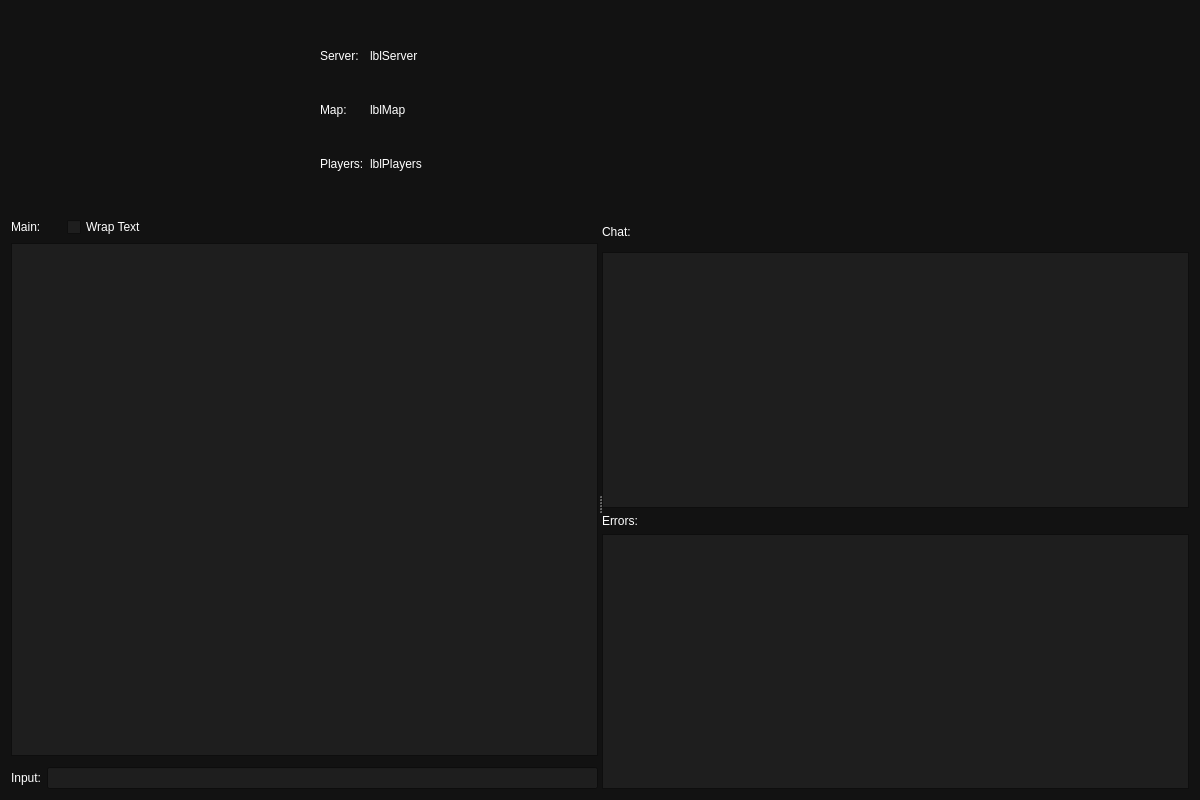
<?xml version="1.0" encoding="UTF-8"?>
<ui version="4.0">
 <class>ServerConsoleDialog</class>
 <widget class="QDialog" name="ServerConsoleDialog">
  <property name="geometry">
   <rect>
    <x>0</x>
    <y>0</y>
    <width>1200</width>
    <height>800</height>
   </rect>
  </property>
  <property name="palette">
   <palette>
    <active>
     <colorrole role="WindowText">
      <brush brushstyle="SolidPattern">
       <color alpha="255">
        <red>255</red>
        <green>255</green>
        <blue>255</blue>
       </color>
      </brush>
     </colorrole>
     <colorrole role="Button">
      <brush brushstyle="SolidPattern">
       <color alpha="255">
        <red>207</red>
        <green>106</green>
        <blue>50</blue>
       </color>
      </brush>
     </colorrole>
     <colorrole role="Dark">
      <brush brushstyle="SolidPattern">
       <color alpha="255">
        <red>92</red>
        <green>92</green>
        <blue>92</blue>
       </color>
      </brush>
     </colorrole>
     <colorrole role="Mid">
      <brush brushstyle="SolidPattern">
       <color alpha="255">
        <red>127</red>
        <green>127</green>
        <blue>127</blue>
       </color>
      </brush>
     </colorrole>
     <colorrole role="Text">
      <brush brushstyle="SolidPattern">
       <color alpha="255">
        <red>255</red>
        <green>255</green>
        <blue>255</blue>
       </color>
      </brush>
     </colorrole>
     <colorrole role="ButtonText">
      <brush brushstyle="SolidPattern">
       <color alpha="255">
        <red>255</red>
        <green>255</green>
        <blue>255</blue>
       </color>
      </brush>
     </colorrole>
     <colorrole role="Base">
      <brush brushstyle="SolidPattern">
       <color alpha="255">
        <red>30</red>
        <green>30</green>
        <blue>30</blue>
       </color>
      </brush>
     </colorrole>
     <colorrole role="Window">
      <brush brushstyle="SolidPattern">
       <color alpha="255">
        <red>18</red>
        <green>18</green>
        <blue>18</blue>
       </color>
      </brush>
     </colorrole>
     <colorrole role="Highlight">
      <brush brushstyle="SolidPattern">
       <color alpha="255">
        <red>207</red>
        <green>106</green>
        <blue>50</blue>
       </color>
      </brush>
     </colorrole>
     <colorrole role="LinkVisited">
      <brush brushstyle="SolidPattern">
       <color alpha="255">
        <red>255</red>
        <green>158</green>
        <blue>105</blue>
       </color>
      </brush>
     </colorrole>
     <colorrole role="AlternateBase">
      <brush brushstyle="SolidPattern">
       <color alpha="255">
        <red>45</red>
        <green>45</green>
        <blue>45</blue>
       </color>
      </brush>
     </colorrole>
     <colorrole role="ToolTipBase">
      <brush brushstyle="SolidPattern">
       <color alpha="255">
        <red>97</red>
        <green>97</green>
        <blue>97</blue>
       </color>
      </brush>
     </colorrole>
    </active>
    <inactive>
     <colorrole role="WindowText">
      <brush brushstyle="SolidPattern">
       <color alpha="255">
        <red>255</red>
        <green>255</green>
        <blue>255</blue>
       </color>
      </brush>
     </colorrole>
     <colorrole role="Button">
      <brush brushstyle="SolidPattern">
       <color alpha="255">
        <red>207</red>
        <green>106</green>
        <blue>50</blue>
       </color>
      </brush>
     </colorrole>
     <colorrole role="Dark">
      <brush brushstyle="SolidPattern">
       <color alpha="255">
        <red>92</red>
        <green>92</green>
        <blue>92</blue>
       </color>
      </brush>
     </colorrole>
     <colorrole role="Mid">
      <brush brushstyle="SolidPattern">
       <color alpha="255">
        <red>127</red>
        <green>127</green>
        <blue>127</blue>
       </color>
      </brush>
     </colorrole>
     <colorrole role="Text">
      <brush brushstyle="SolidPattern">
       <color alpha="255">
        <red>255</red>
        <green>255</green>
        <blue>255</blue>
       </color>
      </brush>
     </colorrole>
     <colorrole role="ButtonText">
      <brush brushstyle="SolidPattern">
       <color alpha="255">
        <red>255</red>
        <green>255</green>
        <blue>255</blue>
       </color>
      </brush>
     </colorrole>
     <colorrole role="Base">
      <brush brushstyle="SolidPattern">
       <color alpha="255">
        <red>30</red>
        <green>30</green>
        <blue>30</blue>
       </color>
      </brush>
     </colorrole>
     <colorrole role="Window">
      <brush brushstyle="SolidPattern">
       <color alpha="255">
        <red>18</red>
        <green>18</green>
        <blue>18</blue>
       </color>
      </brush>
     </colorrole>
     <colorrole role="Highlight">
      <brush brushstyle="SolidPattern">
       <color alpha="255">
        <red>207</red>
        <green>106</green>
        <blue>50</blue>
       </color>
      </brush>
     </colorrole>
     <colorrole role="LinkVisited">
      <brush brushstyle="SolidPattern">
       <color alpha="255">
        <red>255</red>
        <green>158</green>
        <blue>105</blue>
       </color>
      </brush>
     </colorrole>
     <colorrole role="AlternateBase">
      <brush brushstyle="SolidPattern">
       <color alpha="255">
        <red>45</red>
        <green>45</green>
        <blue>45</blue>
       </color>
      </brush>
     </colorrole>
     <colorrole role="ToolTipBase">
      <brush brushstyle="SolidPattern">
       <color alpha="255">
        <red>97</red>
        <green>97</green>
        <blue>97</blue>
       </color>
      </brush>
     </colorrole>
    </inactive>
    <disabled>
     <colorrole role="WindowText">
      <brush brushstyle="SolidPattern">
       <color alpha="255">
        <red>92</red>
        <green>92</green>
        <blue>92</blue>
       </color>
      </brush>
     </colorrole>
     <colorrole role="Button">
      <brush brushstyle="SolidPattern">
       <color alpha="255">
        <red>207</red>
        <green>106</green>
        <blue>50</blue>
       </color>
      </brush>
     </colorrole>
     <colorrole role="Dark">
      <brush brushstyle="SolidPattern">
       <color alpha="255">
        <red>92</red>
        <green>92</green>
        <blue>92</blue>
       </color>
      </brush>
     </colorrole>
     <colorrole role="Mid">
      <brush brushstyle="SolidPattern">
       <color alpha="255">
        <red>127</red>
        <green>127</green>
        <blue>127</blue>
       </color>
      </brush>
     </colorrole>
     <colorrole role="Text">
      <brush brushstyle="SolidPattern">
       <color alpha="255">
        <red>92</red>
        <green>92</green>
        <blue>92</blue>
       </color>
      </brush>
     </colorrole>
     <colorrole role="ButtonText">
      <brush brushstyle="SolidPattern">
       <color alpha="255">
        <red>92</red>
        <green>92</green>
        <blue>92</blue>
       </color>
      </brush>
     </colorrole>
     <colorrole role="Base">
      <brush brushstyle="SolidPattern">
       <color alpha="255">
        <red>18</red>
        <green>18</green>
        <blue>18</blue>
       </color>
      </brush>
     </colorrole>
     <colorrole role="Window">
      <brush brushstyle="SolidPattern">
       <color alpha="255">
        <red>18</red>
        <green>18</green>
        <blue>18</blue>
       </color>
      </brush>
     </colorrole>
     <colorrole role="LinkVisited">
      <brush brushstyle="SolidPattern">
       <color alpha="255">
        <red>255</red>
        <green>158</green>
        <blue>105</blue>
       </color>
      </brush>
     </colorrole>
     <colorrole role="AlternateBase">
      <brush brushstyle="SolidPattern">
       <color alpha="255">
        <red>45</red>
        <green>45</green>
        <blue>45</blue>
       </color>
      </brush>
     </colorrole>
     <colorrole role="ToolTipBase">
      <brush brushstyle="SolidPattern">
       <color alpha="255">
        <red>97</red>
        <green>97</green>
        <blue>97</blue>
       </color>
      </brush>
     </colorrole>
    </disabled>
   </palette>
  </property>
  <property name="windowTitle">
   <string>Dialog</string>
  </property>
  <layout class="QVBoxLayout" name="verticalLayout_3">
   <item>
    <widget class="QWidget" name="widget_3" native="true">
     <property name="maximumSize">
      <size>
       <width>16777215</width>
       <height>200</height>
      </size>
     </property>
     <layout class="QGridLayout" name="gridLayout">
      <item row="1" column="3">
       <spacer name="horizontalSpacer_2">
        <property name="orientation">
         <enum>Qt::Orientation::Horizontal</enum>
        </property>
        <property name="sizeHint" stdset="0">
         <size>
          <width>40</width>
          <height>20</height>
         </size>
        </property>
       </spacer>
      </item>
      <item row="0" column="1">
       <widget class="QLabel" name="label_3">
        <property name="maximumSize">
         <size>
          <width>70</width>
          <height>25</height>
         </size>
        </property>
        <property name="text">
         <string>Server:</string>
        </property>
       </widget>
      </item>
      <item row="1" column="0">
       <spacer name="horizontalSpacer">
        <property name="orientation">
         <enum>Qt::Orientation::Horizontal</enum>
        </property>
        <property name="sizeType">
         <enum>QSizePolicy::Policy::Fixed</enum>
        </property>
        <property name="sizeHint" stdset="0">
         <size>
          <width>300</width>
          <height>20</height>
         </size>
        </property>
       </spacer>
      </item>
      <item row="2" column="1">
       <widget class="QLabel" name="label_5">
        <property name="maximumSize">
         <size>
          <width>70</width>
          <height>25</height>
         </size>
        </property>
        <property name="text">
         <string>Players:</string>
        </property>
       </widget>
      </item>
      <item row="1" column="1">
       <widget class="QLabel" name="label_4">
        <property name="maximumSize">
         <size>
          <width>70</width>
          <height>25</height>
         </size>
        </property>
        <property name="text">
         <string>Map:</string>
        </property>
       </widget>
      </item>
      <item row="0" column="2">
       <widget class="QLabel" name="lblServer">
        <property name="text">
         <string>lblServer</string>
        </property>
       </widget>
      </item>
      <item row="1" column="2">
       <widget class="QLabel" name="lblMap">
        <property name="text">
         <string>lblMap</string>
        </property>
       </widget>
      </item>
      <item row="2" column="2">
       <widget class="QLabel" name="lblPlayers">
        <property name="text">
         <string>lblPlayers</string>
        </property>
       </widget>
      </item>
     </layout>
    </widget>
   </item>
   <item>
    <widget class="QSplitter" name="splitter">
     <property name="orientation">
      <enum>Qt::Orientation::Horizontal</enum>
     </property>
     <widget class="QWidget" name="widget" native="true">
      <layout class="QVBoxLayout" name="verticalLayout_2">
       <item>
        <layout class="QHBoxLayout" name="horizontalLayout_3">
         <property name="leftMargin">
          <number>0</number>
         </property>
         <property name="topMargin">
          <number>0</number>
         </property>
         <item>
          <widget class="QLabel" name="label_2">
           <property name="maximumSize">
            <size>
             <width>50</width>
             <height>16777215</height>
            </size>
           </property>
           <property name="text">
            <string>Main:</string>
           </property>
          </widget>
         </item>
         <item>
          <widget class="QCheckBox" name="checkBox">
           <property name="text">
            <string>Wrap Text</string>
           </property>
          </widget>
         </item>
        </layout>
       </item>
       <item>
        <widget class="QTextEdit" name="txtMainConsole">
         <property name="frameShape">
          <enum>QFrame::Shape::StyledPanel</enum>
         </property>
         <property name="lineWrapMode">
          <enum>QTextEdit::LineWrapMode::NoWrap</enum>
         </property>
         <property name="html">
          <string>&lt;!DOCTYPE HTML PUBLIC &quot;-//W3C//DTD HTML 4.0//EN&quot; &quot;http://www.w3.org/TR/REC-html40/strict.dtd&quot;&gt;
&lt;html&gt;&lt;head&gt;&lt;meta name=&quot;qrichtext&quot; content=&quot;1&quot; /&gt;&lt;meta charset=&quot;utf-8&quot; /&gt;&lt;style type=&quot;text/css&quot;&gt;
p, li { white-space: pre-wrap; }
hr { height: 1px; border-width: 0; }
li.unchecked::marker { content: &quot;\2610&quot;; }
li.checked::marker { content: &quot;\2612&quot;; }
&lt;/style&gt;&lt;/head&gt;&lt;body style=&quot; font-family:'Segoe UI'; font-size:9pt; font-weight:400; font-style:normal;&quot;&gt;
&lt;p style=&quot;-qt-paragraph-type:empty; margin-top:0px; margin-bottom:0px; margin-left:0px; margin-right:0px; -qt-block-indent:0; text-indent:0px; font-family:'Noto Sans'; font-size:11pt;&quot;&gt;&lt;br /&gt;&lt;/p&gt;&lt;/body&gt;&lt;/html&gt;</string>
         </property>
         <property name="tabStopDistance">
          <double>80.000000000000000</double>
         </property>
         <property name="textInteractionFlags">
          <set>Qt::TextInteractionFlag::TextSelectableByKeyboard|Qt::TextInteractionFlag::TextSelectableByMouse</set>
         </property>
        </widget>
       </item>
       <item>
        <layout class="QHBoxLayout" name="horizontalLayout">
         <property name="topMargin">
          <number>5</number>
         </property>
         <item>
          <widget class="QLabel" name="lblInput">
           <property name="text">
            <string>Input:</string>
           </property>
          </widget>
         </item>
         <item>
          <widget class="QLineEdit" name="lineInput">
           <property name="text">
            <string/>
           </property>
          </widget>
         </item>
        </layout>
       </item>
      </layout>
     </widget>
     <widget class="QWidget" name="widget_2" native="true">
      <layout class="QVBoxLayout" name="verticalLayout">
       <item>
        <widget class="QLabel" name="label_6">
         <property name="minimumSize">
          <size>
           <width>0</width>
           <height>29</height>
          </size>
         </property>
         <property name="text">
          <string>Chat:</string>
         </property>
        </widget>
       </item>
       <item>
        <widget class="QTextBrowser" name="txtChat"/>
       </item>
       <item>
        <widget class="QLabel" name="label">
         <property name="text">
          <string>Errors:</string>
         </property>
        </widget>
       </item>
       <item>
        <widget class="QTextBrowser" name="txtErrorConsole"/>
       </item>
      </layout>
     </widget>
    </widget>
   </item>
  </layout>
 </widget>
 <resources/>
 <connections/>
</ui>
